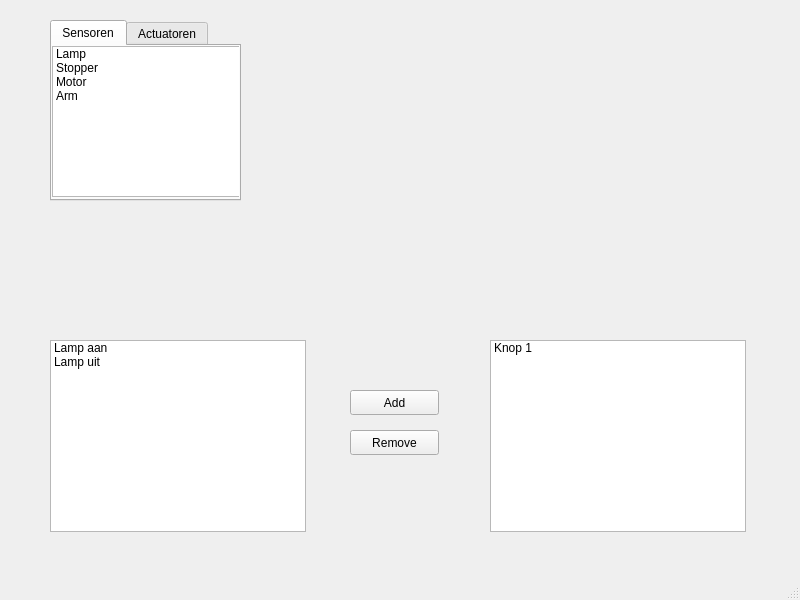
<?xml version="1.0" encoding="UTF-8"?>
<ui version="4.0">
 <class>MainWindow</class>
 <widget class="QMainWindow" name="MainWindow">
  <property name="geometry">
   <rect>
    <x>0</x>
    <y>0</y>
    <width>800</width>
    <height>600</height>
   </rect>
  </property>
  <property name="windowTitle">
   <string>MainWindow</string>
  </property>
  <widget class="QWidget" name="centralwidget">
   <widget class="QListWidget" name="listWidget">
    <property name="geometry">
     <rect>
      <x>50</x>
      <y>340</y>
      <width>256</width>
      <height>192</height>
     </rect>
    </property>
    <item>
     <property name="text">
      <string>Lamp aan</string>
     </property>
    </item>
    <item>
     <property name="text">
      <string>Lamp uit</string>
     </property>
    </item>
   </widget>
   <widget class="QListWidget" name="listWidget_2">
    <property name="geometry">
     <rect>
      <x>490</x>
      <y>340</y>
      <width>256</width>
      <height>192</height>
     </rect>
    </property>
    <item>
     <property name="text">
      <string>Knop 1</string>
     </property>
    </item>
   </widget>
   <widget class="QPushButton" name="pushButton">
    <property name="geometry">
     <rect>
      <x>350</x>
      <y>390</y>
      <width>89</width>
      <height>25</height>
     </rect>
    </property>
    <property name="text">
     <string>Add</string>
    </property>
   </widget>
   <widget class="QPushButton" name="pushButton_2">
    <property name="geometry">
     <rect>
      <x>350</x>
      <y>430</y>
      <width>89</width>
      <height>25</height>
     </rect>
    </property>
    <property name="text">
     <string>Remove</string>
    </property>
   </widget>
   <widget class="QTabWidget" name="tabWidget">
    <property name="geometry">
     <rect>
      <x>50</x>
      <y>20</y>
      <width>191</width>
      <height>181</height>
     </rect>
    </property>
    <property name="currentIndex">
     <number>0</number>
    </property>
    <property name="tabBarAutoHide">
     <bool>false</bool>
    </property>
    <widget class="QWidget" name="tab">
     <attribute name="title">
      <string>Sensoren</string>
     </attribute>
     <widget class="QListWidget" name="listWidget_3">
      <property name="geometry">
       <rect>
        <x>0</x>
        <y>0</y>
        <width>191</width>
        <height>151</height>
       </rect>
      </property>
      <item>
       <property name="text">
        <string>Lamp</string>
       </property>
      </item>
      <item>
       <property name="text">
        <string>Stopper</string>
       </property>
      </item>
      <item>
       <property name="text">
        <string>Motor</string>
       </property>
      </item>
      <item>
       <property name="text">
        <string>Arm</string>
       </property>
      </item>
      <item>
       <property name="text">
        <string/>
       </property>
      </item>
     </widget>
    </widget>
    <widget class="QWidget" name="tab_2">
     <attribute name="title">
      <string>Actuatoren</string>
     </attribute>
     <widget class="QListWidget" name="listWidget_4">
      <property name="geometry">
       <rect>
        <x>0</x>
        <y>0</y>
        <width>191</width>
        <height>151</height>
       </rect>
      </property>
      <item>
       <property name="text">
        <string>Metaaldetector</string>
       </property>
      </item>
      <item>
       <property name="text">
        <string>Reflectiesensor</string>
       </property>
      </item>
      <item>
       <property name="text">
        <string>Bewegingssensor</string>
       </property>
      </item>
     </widget>
    </widget>
   </widget>
   <widget class="QLabel" name="label">
    <property name="geometry">
     <rect>
      <x>480</x>
      <y>10</y>
      <width>261</width>
      <height>251</height>
     </rect>
    </property>
    <property name="text">
     <string/>
    </property>
    <property name="pixmap">
     <pixmap>Projects/ProjectSDACS/GUI build environment/bob.png</pixmap>
    </property>
    <property name="scaledContents">
     <bool>false</bool>
    </property>
   </widget>
  </widget>
  <widget class="QMenuBar" name="menubar">
   <property name="geometry">
    <rect>
     <x>0</x>
     <y>0</y>
     <width>800</width>
     <height>22</height>
    </rect>
   </property>
  </widget>
  <widget class="QStatusBar" name="statusbar"/>
 </widget>
 <resources/>
 <connections/>
</ui>
